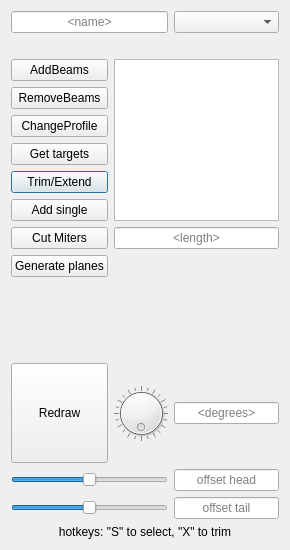
<?xml version="1.0" encoding="UTF-8"?>
<ui version="4.0">
 <class>DialogFBranch</class>
 <widget class="QDialog" name="DialogFBranch">
  <property name="geometry">
   <rect>
    <x>0</x>
    <y>0</y>
    <width>290</width>
    <height>550</height>
   </rect>
  </property>
  <property name="sizePolicy">
   <sizepolicy hsizetype="Preferred" vsizetype="Expanding">
    <horstretch>0</horstretch>
    <verstretch>0</verstretch>
   </sizepolicy>
  </property>
  <property name="windowTitle">
   <string>FrameBranch Manager</string>
  </property>
  <layout class="QGridLayout" name="gridLayout_2">
   <item row="13" column="2">
    <widget class="QLineEdit" name="editAngle">
     <property name="minimumSize">
      <size>
       <width>80</width>
       <height>0</height>
      </size>
     </property>
     <property name="alignment">
      <set>Qt::AlignCenter</set>
     </property>
     <property name="placeholderText">
      <string>&lt;degrees&gt;</string>
     </property>
    </widget>
   </item>
   <item row="15" column="2">
    <widget class="QLineEdit" name="editTail">
     <property name="alignment">
      <set>Qt::AlignCenter</set>
     </property>
     <property name="placeholderText">
      <string>offset tail</string>
     </property>
    </widget>
   </item>
   <item row="8" column="0">
    <widget class="QPushButton" name="btnTrim">
     <property name="text">
      <string>Trim/Extend</string>
     </property>
    </widget>
   </item>
   <item row="4" column="0">
    <widget class="QPushButton" name="btnAdd">
     <property name="text">
      <string>AddBeams</string>
     </property>
    </widget>
   </item>
   <item row="6" column="0">
    <widget class="QPushButton" name="btnProfile">
     <property name="text">
      <string>ChangeProfile</string>
     </property>
    </widget>
   </item>
   <item row="2" column="0" colspan="2">
    <widget class="QLineEdit" name="editName">
     <property name="minimumSize">
      <size>
       <width>80</width>
       <height>0</height>
      </size>
     </property>
     <property name="alignment">
      <set>Qt::AlignCenter</set>
     </property>
     <property name="placeholderText">
      <string>&lt;name&gt;</string>
     </property>
    </widget>
   </item>
   <item row="4" column="1" rowspan="6" colspan="2">
    <widget class="QListWidget" name="listSizes"/>
   </item>
   <item row="15" column="0" colspan="2">
    <widget class="QSlider" name="sliTail">
     <property name="minimum">
      <number>-99</number>
     </property>
     <property name="orientation">
      <enum>Qt::Horizontal</enum>
     </property>
    </widget>
   </item>
   <item row="3" column="0" colspan="3">
    <widget class="QLabel" name="lab1">
     <property name="text">
      <string>&lt;no item selected&gt;</string>
     </property>
     <property name="alignment">
      <set>Qt::AlignCenter</set>
     </property>
    </widget>
   </item>
   <item row="13" column="0">
    <widget class="QPushButton" name="btnRefresh">
     <property name="sizePolicy">
      <sizepolicy hsizetype="Minimum" vsizetype="Expanding">
       <horstretch>0</horstretch>
       <verstretch>0</verstretch>
      </sizepolicy>
     </property>
     <property name="text">
      <string>Redraw</string>
     </property>
    </widget>
   </item>
   <item row="2" column="2">
    <widget class="QComboBox" name="comboRatings"/>
   </item>
   <item row="14" column="2">
    <widget class="QLineEdit" name="editHead">
     <property name="alignment">
      <set>Qt::AlignCenter</set>
     </property>
     <property name="placeholderText">
      <string>offset head</string>
     </property>
    </widget>
   </item>
   <item row="14" column="0" colspan="2">
    <widget class="QSlider" name="sliHead">
     <property name="minimum">
      <number>-99</number>
     </property>
     <property name="orientation">
      <enum>Qt::Horizontal</enum>
     </property>
    </widget>
   </item>
   <item row="5" column="0">
    <widget class="QPushButton" name="btnRemove">
     <property name="text">
      <string>RemoveBeams</string>
     </property>
    </widget>
   </item>
   <item row="7" column="0">
    <widget class="QPushButton" name="btnTargets">
     <property name="text">
      <string>Get targets</string>
     </property>
    </widget>
   </item>
   <item row="10" column="1" colspan="2">
    <widget class="QLineEdit" name="editLength">
     <property name="alignment">
      <set>Qt::AlignCenter</set>
     </property>
     <property name="placeholderText">
      <string>&lt;length&gt;</string>
     </property>
    </widget>
   </item>
   <item row="16" column="0" colspan="3">
    <widget class="QLabel" name="label">
     <property name="text">
      <string>hotkeys: &quot;S&quot; to select, &quot;X&quot; to trim</string>
     </property>
     <property name="alignment">
      <set>Qt::AlignCenter</set>
     </property>
    </widget>
   </item>
   <item row="11" column="1" colspan="2">
    <widget class="QLabel" name="lab2">
     <property name="text">
      <string>&lt;no target selected&gt;</string>
     </property>
     <property name="alignment">
      <set>Qt::AlignCenter</set>
     </property>
    </widget>
   </item>
   <item row="11" column="0">
    <widget class="QPushButton" name="btnGenPlanes">
     <property name="text">
      <string>Generate planes</string>
     </property>
    </widget>
   </item>
   <item row="13" column="1">
    <widget class="QDial" name="dialAngle">
     <property name="maximum">
      <number>359</number>
     </property>
     <property name="orientation">
      <enum>Qt::Horizontal</enum>
     </property>
     <property name="invertedAppearance">
      <bool>false</bool>
     </property>
     <property name="invertedControls">
      <bool>false</bool>
     </property>
     <property name="wrapping">
      <bool>true</bool>
     </property>
     <property name="notchTarget">
      <double>15.000000000000000</double>
     </property>
     <property name="notchesVisible">
      <bool>true</bool>
     </property>
    </widget>
   </item>
   <item row="12" column="0">
    <spacer name="verticalSpacer">
     <property name="orientation">
      <enum>Qt::Vertical</enum>
     </property>
     <property name="sizeHint" stdset="0">
      <size>
       <width>20</width>
       <height>40</height>
      </size>
     </property>
    </spacer>
   </item>
   <item row="9" column="0">
    <widget class="QPushButton" name="btnSingle">
     <property name="text">
      <string>Add single</string>
     </property>
    </widget>
   </item>
   <item row="10" column="0">
    <widget class="QPushButton" name="btnMiter">
     <property name="text">
      <string>Cut Miters</string>
     </property>
    </widget>
   </item>
  </layout>
 </widget>
 <resources/>
 <connections/>
</ui>
